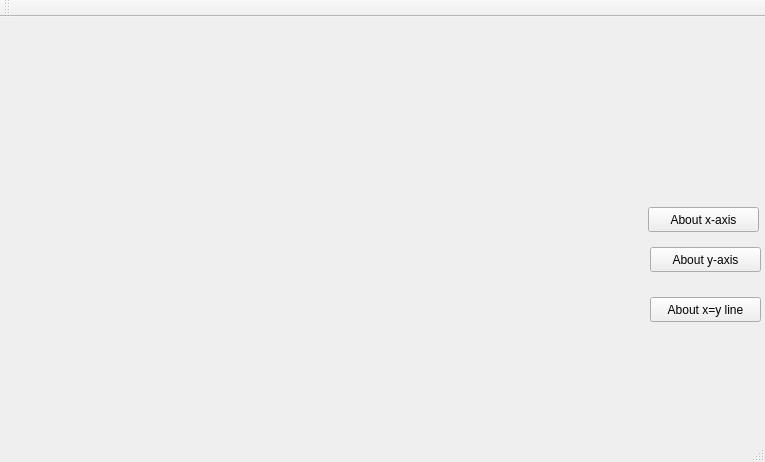
<?xml version="1.0" encoding="UTF-8"?>
<ui version="4.0">
 <class>MainWindow</class>
 <widget class="QMainWindow" name="MainWindow">
  <property name="geometry">
   <rect>
    <x>0</x>
    <y>0</y>
    <width>765</width>
    <height>462</height>
   </rect>
  </property>
  <property name="windowTitle">
   <string>MainWindow</string>
  </property>
  <widget class="QWidget" name="centralWidget">
   <widget class="QPushButton" name="pushButton_2">
    <property name="geometry">
     <rect>
      <x>650</x>
      <y>230</y>
      <width>111</width>
      <height>25</height>
     </rect>
    </property>
    <property name="text">
     <string>About y-axis</string>
    </property>
   </widget>
   <widget class="QPushButton" name="pushButton_3">
    <property name="geometry">
     <rect>
      <x>650</x>
      <y>280</y>
      <width>111</width>
      <height>25</height>
     </rect>
    </property>
    <property name="text">
     <string>About x=y line</string>
    </property>
   </widget>
   <widget class="QLabel" name="label">
    <property name="geometry">
     <rect>
      <x>0</x>
      <y>0</y>
      <width>600</width>
      <height>600</height>
     </rect>
    </property>
    <property name="text">
     <string/>
    </property>
   </widget>
   <widget class="QPushButton" name="pushButton">
    <property name="geometry">
     <rect>
      <x>648</x>
      <y>190</y>
      <width>111</width>
      <height>25</height>
     </rect>
    </property>
    <property name="text">
     <string>About x-axis</string>
    </property>
   </widget>
  </widget>
  <widget class="QMenuBar" name="menuBar">
   <property name="geometry">
    <rect>
     <x>0</x>
     <y>0</y>
     <width>765</width>
     <height>22</height>
    </rect>
   </property>
  </widget>
  <widget class="QToolBar" name="mainToolBar">
   <attribute name="toolBarArea">
    <enum>TopToolBarArea</enum>
   </attribute>
   <attribute name="toolBarBreak">
    <bool>false</bool>
   </attribute>
  </widget>
  <widget class="QStatusBar" name="statusBar"/>
 </widget>
 <layoutdefault spacing="6" margin="11"/>
 <resources/>
 <connections/>
</ui>
